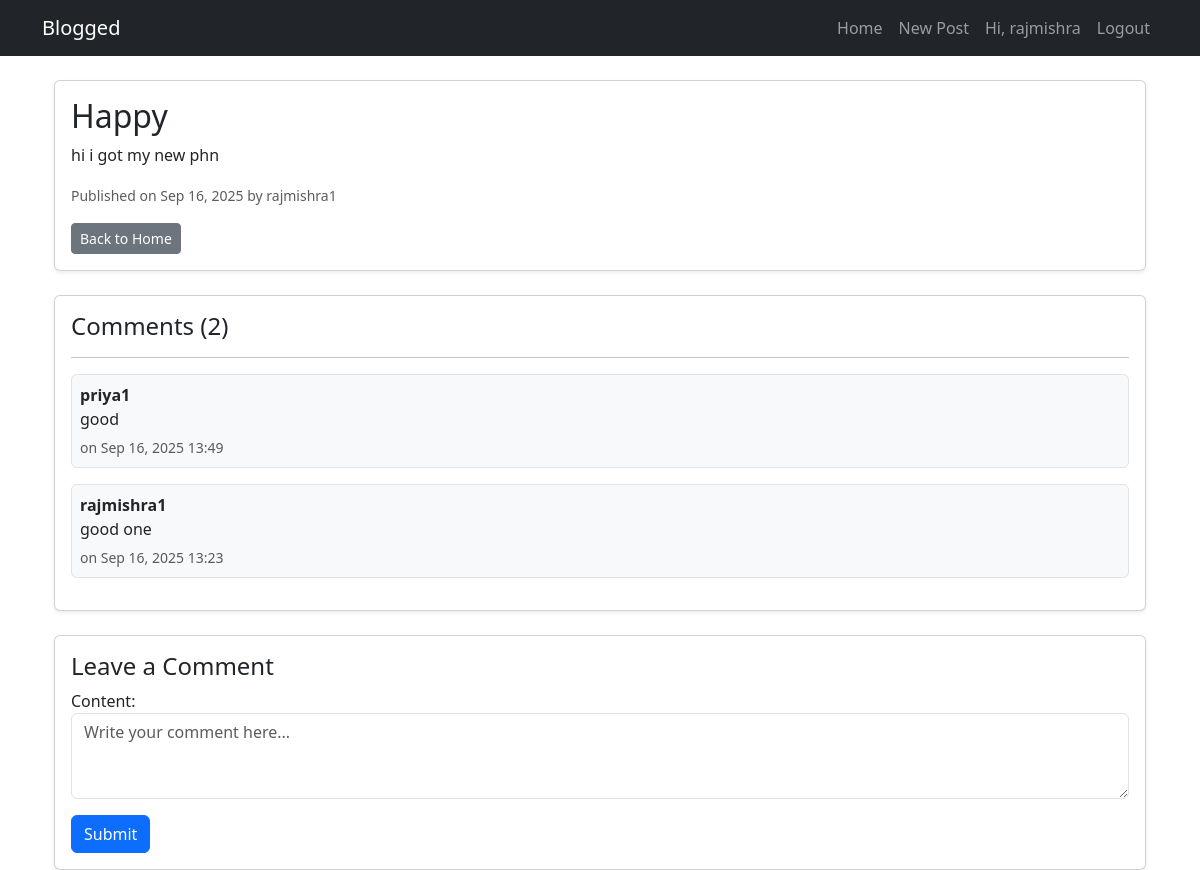
Page /post/2/ (signed in) on the committed database.
### blog/models.py (models this page shows, shortened)
class Post(models.Model):
    user = models.ForeignKey(User, on_delete=models.CASCADE, related_name="posts")
    title = models.CharField(max_length=255)
    content = models.TextField()
    created_at = models.DateTimeField(auto_now_add=True)
    class Meta:
        ordering = ('-created_at',)

class Comment(models.Model):
    post = models.ForeignKey(Post, related_name='comments', on_delete=models.CASCADE)
    user = models.ForeignKey(User, on_delete=models.CASCADE, related_name="comments")
    content = models.TextField()
    created_at = models.DateTimeField(auto_now_add=True)
    class Meta:
        ordering = ('-created_at',)

### blog/views.py (the view)
# urls.py: path('post/<int:pk>/', views.post_detail, name='post-detail'),
@login_required
def post_detail(request, pk):
    post = get_object_or_404(Post, pk=pk)
    if request.method == "POST":
        form = CommentForm(request.POST)
        if form.is_valid():
            comment = form.save(commit=False)
            comment.post = post
            comment.user = request.user
            comment.save()
            messages.success(request, "Comment added successfully!")
            return redirect("post-detail", pk=post.pk)
    else:
        form = CommentForm()
    return render(request, "blog/post_detail.html", {"post": post, "form": form})

### blog/forms.py
class CommentForm(forms.ModelForm):
    class Meta:
        model = Comment
        fields = ['content']
        widgets = {
            'content': forms.Textarea(attrs={'rows': 3, 'placeholder': 'Write your comment here...'}),
        }

### blog/templates/blog/post_detail.html (shortened to what this page needs)
{% extends "blog/base.html" %}
{% load widget_tweaks %}
{% block content %}
<div class="container mt-4">
  <div class="card shadow-sm mb-4">
    <div class="card-body">
      <h2 class="card-title">{{ post.title }}</h2>
      <p class="card-text">{{ post.content }}</p>
      <small class="text-muted">
        Published on {{ post.created_at|date:"M d, Y" }} by {{ post.user.username }}
      </small>
      <br>
      <a href="{% url 'index' %}" class="btn btn-secondary btn-sm mt-3">Back to Home</a>
    </div>
  </div>
  <div class="card shadow-sm mb-4">
    <div class="card-body">
      <h4 class="card-title">Comments ({{ post.comments.count }})</h4>
      <hr>
      {% for comment in post.comments.all %}
        <div class="mb-3 p-2 border rounded bg-light">
          <strong>{{ comment.user.username }}</strong><br>
          <p class="mb-1">{{ comment.content }}</p>
          <small class="text-muted">on {{ comment.created_at|date:"M d, Y H:i" }}</small>
        </div>
      {% empty %}
        <p class="text-muted">No comments yet. Be the first one!</p>
      {% endfor %}
    </div>
  </div>
  {% if user.is_authenticated %}
    <div class="card shadow-sm">
      <div class="card-body">
        <h4 class="card-title">Leave a Comment</h4>
        <form method="POST">
          <div class="mb-3">
            {{ form.content.label_tag }}
            {{ form.content|add_class:"form-control" }}
          </div>
          <button type="submit" class="btn btn-primary">Submit</button>
        </form>
      </div>
    </div>
  {% else %}
    <div class="alert alert-info">
      <a href="{% url 'login' %}">Login</a> to leave a comment.
    </div>
  {% endif %}
</div>
{% endblock %}

### blog/templates/blog/base.html (shortened to what this page needs)
<!doctype html>
<html lang="en">
  <head>
    <link href="https://cdn.jsdelivr.net/npm/bootstrap@5.3.8/dist/css/bootstrap.min.css" rel="stylesheet">
  </head>
  <body>
    <nav class="navbar navbar-expand-lg navbar-dark bg-dark">
      <div class="container">
        <a class="navbar-brand" href="{% url 'index' %}">Blogged</a>
        <div class="collapse navbar-collapse" id="navbarNav">
          <ul class="navbar-nav ms-auto">
            <li class="nav-item">
              <a class="nav-link {% if request.resolver_match.url_name == 'index' %}active{% endif %}" href="{% url 'index' %}">Home</a>
            </li>
            {% if user.is_authenticated %}
              <li class="nav-item">
                <a class="nav-link {% if request.resolver_match.url_name == 'post-create' %}active{% endif %}" href="{% url 'post-create' %}">New Post</a>
              </li>
              <li class="nav-item">
                <span class="nav-link">Hi, {{ user.username }}</span>
              </li>
              <li class="nav-item">
                <a class="nav-link" href="{% url 'logout' %}">Logout</a>
              </li>
            {% endif %}
          </ul>
        </div>
      </div>
    </nav>
    <div class="container mt-4">
      {% block content %}{% endblock %}
    </div>
  </body>
</html>

### rows in the picture
Post: title "Happy", content "hi i got my new phn", created_at "Sep 16, 2025", user.username "rajmishra1", comments.count "2"
Comment: user.username "priya1", content "good", created_at "Sep 16, 2025 13:49"
Comment: user.username "rajmishra1", content "good one", created_at "Sep 16, 2025 13:23"

### other values in the picture
{{ user.username }} "rajmishra"
